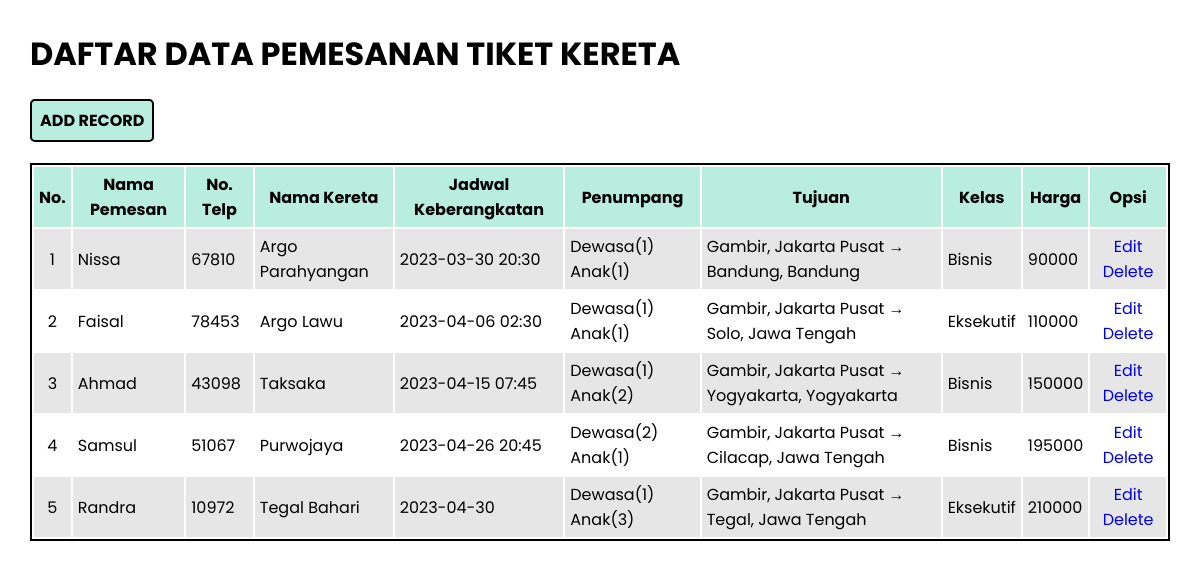
/View/index.php, run on the app's committed database.
### tables this page shows
CREATE TABLE `pemesanan_tiket` (
  `id` int(11) NOT NULL,
  `nama_pemesan` varchar(200) NOT NULL,
  `nomor` int(12) NOT NULL,
  `nama_kereta` varchar(200) NOT NULL,
  `jadwal_berangkat` varchar(100) NOT NULL,
  `penumpang` varchar(100) NOT NULL,
  `tujuan` varchar(200) NOT NULL,
  `kelas` varchar(100) NOT NULL,
  `harga` int(20) NOT NULL
);

### Controller/connect.php (called while the page is built)
<?php
$server = 'localhost';
$username = 'root';
$password = '';
$dbname = 'daftar_data_pemesanan';
$connect = mysqli_connect($server, $username, $password, $dbname);
function query($query) {
    global $connect;
    $result = mysqli_query($connect, $query);
    $rows = [];
    while ($row = mysqli_fetch_assoc($result)) {
        $rows[] = $row;
    }
    return $rows;
}
?>

### View/index.php (the view, shortened to what this page needs)
<?php
require "../Controller/connect.php";
$ticket = query("SELECT * FROM pemesanan_tiket"); ?>
<!DOCTYPE html>
<html lang="en">
<head>
    <link rel="stylesheet" href="style.css">
</head>
<body>
    <h1 class="title">Daftar Data Pemesanan Tiket Kereta</h1>
    <a href="../Model/form_add.php" class="add-button">Add Record</a>
    <table>
        <tr>
            <th align="center">No.</th>
            <th>Nama Pemesan</th>
            <th>No. Telp</th>
            <th>Nama Kereta</th>
            <th>Jadwal Keberangkatan</th>
            <th>Penumpang</th>
            <th>Tujuan</th>
            <th>Kelas</th>
            <th>Harga</th>
            <th>Opsi</th>
        </tr>
        <?php $number = 1;?>
        <?php foreach($ticket as $t) : ?>
        <tr>
            <td align="center"><?= $number;?></td>
            <td><?= $t['nama_pemesan'];?></td>
            <td><?= $t['nomor'];?></td>
            <td><?= $t['nama_kereta'];?></td>
            <td><?= $t['jadwal_berangkat'];?></td>
            <td><?= $t['penumpang'];?></td>
            <td><?= $t['tujuan'];?></td>
            <td><?= $t['kelas'];?></td>
            <td><?= $t['harga'];?></td>
            <td align="center">
                <a href="../Model/form_edit.php?id=<?= $t['id'];?>">Edit</a>
                <a href="../Controller/action_delete.php?id=<?= $t['id'];?>" onclick="return confirm('Are you sure you want delete this record?')">Delete</a>
            </td>
        </tr>
        <?php $number++;?>
        <?php endforeach;?>
    </table>
</body>
</html>

### View/style.css (style rules this page uses)
* { margin: 0; padding: 0; text-decoration: none; list-style: none; box-sizing: border-box; }
body { width: 100%; height: 100%; font-family: 'Poppins', sans-serif; }
.title { padding: 30px 30px; text-transform: uppercase; }
.add-button { margin-left: 30px; padding: 8px; color: #000; text-transform: uppercase; background-color: #B9EDDD; border-radius: 5px; border: 2px solid black; cursor: pointer; font-weight: bold; }
table { margin-top: 30px; margin-left: 30px; width: 95%; border: 1px solid black; border-width: 2px; }
table tr th { font-size: 16px; background-color: #B9EDDD; }
table tr th, td { padding: 5px; }
tr:nth-child(even) { background-color: #E6E6E6; }

### data on the page
pemesanan_tiket: nama_pemesan "Nissa", nomor "67810", nama_kereta "Argo Parahyangan", jadwal_berangkat "2023-03-30 20:30", penumpang "Dewasa(1) Anak(1)", tujuan "Gambir, Jakarta Pusat → Bandung, Bandung", kelas "Bisnis", harga "90000"
pemesanan_tiket: nama_pemesan "Faisal", nomor "78453", nama_kereta "Argo Lawu", jadwal_berangkat "2023-04-06 02:30", penumpang "Dewasa(1) Anak(1)", tujuan "Gambir, Jakarta Pusat → Solo, Jawa Tengah", kelas "Eksekutif", harga "110000"
pemesanan_tiket: nama_pemesan "Ahmad", nomor "43098", nama_kereta "Taksaka", jadwal_berangkat "2023-04-15 07:45", penumpang "Dewasa(1) Anak(2)", tujuan "Gambir, Jakarta Pusat → Yogyakarta, Yogyakarta", kelas "Bisnis", harga "150000"
pemesanan_tiket: nama_pemesan "Samsul", nomor "51067", nama_kereta "Purwojaya", jadwal_berangkat "2023-04-26 20:45", penumpang "Dewasa(2) Anak(1)", tujuan "Gambir, Jakarta Pusat → Cilacap, Jawa Tengah", kelas "Bisnis", harga "195000"
pemesanan_tiket: nama_pemesan "Randra", nomor "10972", nama_kereta "Tegal Bahari", jadwal_berangkat "2023-04-30", penumpang "Dewasa(1) Anak(3)", tujuan "Gambir, Jakarta Pusat → Tegal, Jawa Tengah", kelas "Eksekutif", harga "210000"
